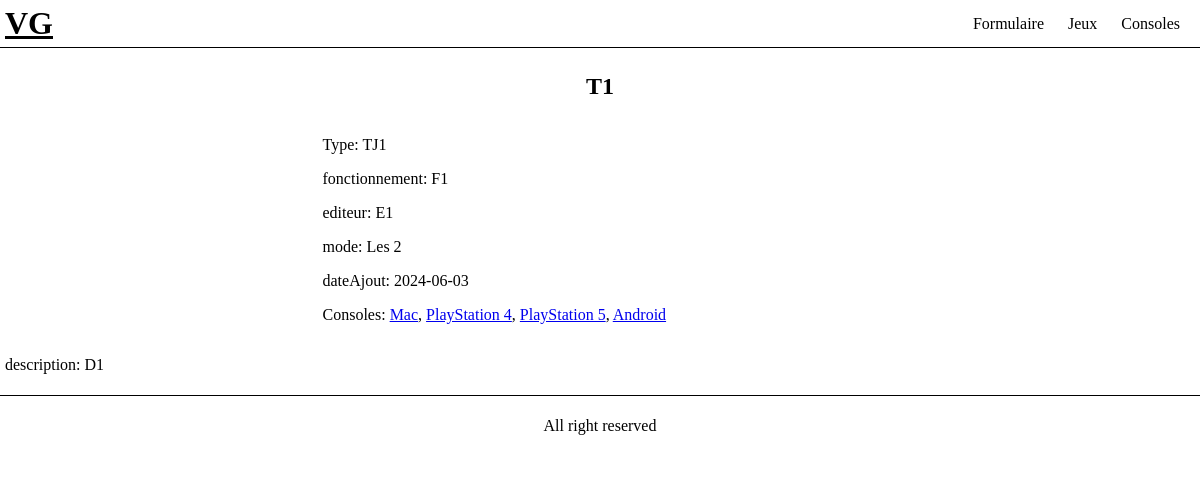
Screenshot of /site/jeu.php?codeJeu=jgOB0 with the database file from the repository.
### tables this page shows
CREATE TABLE `jeuvideo` (
  `id_jeu` int(11) UNSIGNED NOT NULL,
  `codeJeu` varchar(10) NOT NULL,
  `titre` varchar(20) NOT NULL,
  `typeJeu` varchar(20) NOT NULL,
  `description` longtext NOT NULL,
  `fonctionnement` varchar(255) NOT NULL,
  `editeur` varchar(20) NOT NULL,
  `mode` tinyint(1) NOT NULL,
  `photo` varchar(20) NOT NULL,
  `dateAjout` date NOT NULL
);

CREATE TABLE `console` (
  `id_console` int(10) UNSIGNED NOT NULL,
  `codeConsole` varchar(5) NOT NULL,
  `designation` varchar(20) NOT NULL,
  `marque` varchar(20) NOT NULL
);

CREATE TABLE `relation_consolejeuvideo` (
  `idRelation` int(11) NOT NULL,
  `codeConsole` varchar(255) NOT NULL,
  `codeJeu` varchar(255) NOT NULL
);

### site/jeu.php (the view, shortened to what this page needs)
<?php
include("inc.config.php");
if (isset($_GET["codeJeu"])) {
    $codeJeu = $_GET["codeJeu"];
} else {
	header("Location: jeux.php");
}
$sqljv = "SELECT * FROM jeuvideo WHERE codeJeu='$codeJeu'";
$resultjv = mysqli_query($conn, $sqljv);
if (mysqli_num_rows($resultjv) > 0) {
    $rowjv = mysqli_fetch_assoc($resultjv);
    $codeJeu = $rowjv["codeJeu"];
    $titre = $rowjv["titre"];
    $typeJeu = $rowjv["typeJeu"];
    $description = $rowjv["description"];
    $fonctionnement = $rowjv["fonctionnement"];
    $editeur = $rowjv["editeur"];
    switch ($rowjv["mode"]) {
        case 3:
            $mode = "Les 2";
            break;
    }
    $dateAjout = $rowjv["dateAjout"];
}
$sqlcj = "SELECT * FROM relation_consolejeuvideo WHERE codeJeu='$codeJeu'";
$resultcj = mysqli_query($conn, $sqlcj);
include("inc.head.php");
?>
<h2><?php echo $titre ?></h2>
<div class="float gauche">
</div>
<div class="float droit">
    <div id="details">
        <p>Type: <?php echo $typeJeu ?></p>
        <p>fonctionnement: <?php echo $fonctionnement ?></p>
        <p>editeur: <?php echo $editeur ?></p>
        <p>mode: <?php echo $mode ?></p>
        <p>dateAjout: <?php echo $dateAjout ?></p>
        <p>Consoles:
            <?php
            if (mysqli_num_rows($resultcj) > 0) {
                $rowcj = mysqli_fetch_assoc($resultcj);
                $codeConsole = $rowcj["codeConsole"];
                $sqlc = "SELECT * FROM console WHERE codeConsole='$codeConsole'";
                $resultc = mysqli_query($conn, $sqlc);
                $rowc = mysqli_fetch_assoc($resultc);
                echo "<a href='console.php?codeConsole=$codeConsole'>" . $rowc["designation"] . "</a>";
                while ($rowcj = mysqli_fetch_assoc($resultcj)) {
                    $codeConsole = $rowcj["codeConsole"];
                    $sqlc = "SELECT * FROM console WHERE codeConsole='$codeConsole'";
                    $resultc = mysqli_query($conn, $sqlc);
                    $rowc = mysqli_fetch_assoc($resultc);
                    echo ", " . "<a href='console.php?codeConsole=$codeConsole'>" . $rowc["designation"] . "</a>";
                }
            }
            ?>
        </p>
    </div>
</div>
<br id="cb">
<p>description: <?php echo $description ?></p>
<?php
include("inc.footer.php");
?>

### rows the page displays
jeuvideo: titre "T1", typeJeu "TJ1", fonctionnement "F1", editeur "E1", mode "Les 2", dateAjout "2024-06-03", description "D1"
console: designation "Mac"
relation_consolejeuvideo: console.designation "PlayStation 4"
relation_consolejeuvideo: console.designation "PlayStation 5"
relation_consolejeuvideo: console.designation "Android"
